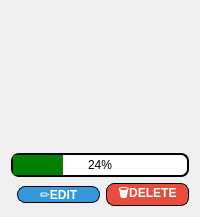
               <widget class="QWidget" name="page_35">
                <layout class="QGridLayout" name="gridLayout_20">
                 <item row="0" column="0">
                  <layout class="QGridLayout" name="gridLayout_12">
                   <item row="9" column="0" colspan="3">
                    <widget class="QProgressBar" name="progressBar_5">
                     <property name="styleSheet">
                      <string notr="true">QProgressBar {
    border: 2px solid #000000;
    border-radius: 8px;
    text-align: center;
    height: 20px;
color:black;
}
QProgressBar::chunk {
    background-color: green;
    width: 10px;
}</string>
                     </property>
                     <property name="value">
                      <number>24</number>
                     </property>
                    </widget>
                   </item>
                   <item row="2" column="0" colspan="3">
                    <widget class="QLabel" name="incomeLabel5">
                     <property name="text">
                      <string>&lt;html&gt;&lt;head/&gt;&lt;body&gt;&lt;p&gt;&lt;br/&gt;&lt;/p&gt;&lt;/body&gt;&lt;/html&gt;</string>
                     </property>
                    </widget>
                   </item>
                   <item row="3" column="0" colspan="3">
                    <widget class="QLabel" name="downpaymentLabel5">
                     <property name="text">
                      <string>&lt;html&gt;&lt;head/&gt;&lt;body&gt;&lt;p&gt;&lt;br/&gt;&lt;/p&gt;&lt;/body&gt;&lt;/html&gt;</string>
                     </property>
                    </widget>
                   </item>
                   <item row="4" column="0" colspan="3">
                    <widget class="QLabel" name="remainingLabel5">
                     <property name="text">
                      <string>&lt;html&gt;&lt;head/&gt;&lt;body&gt;&lt;p&gt;&lt;br/&gt;&lt;/p&gt;&lt;/body&gt;&lt;/html&gt;</string>
                     </property>
                    </widget>
                   </item>
                   <item row="1" column="0" colspan="3">
                    <widget class="QLabel" name="goalNameLabel5">
                     <property name="styleSheet">
                      <string notr="true">font: 700 14pt &quot;Segoe UI&quot;;
color:rgb(0,0,0);</string>
                     </property>
                     <property name="text">
                      <string/>
                     </property>
                    </widget>
                   </item>
                   <item row="5" column="0" rowspan="2" colspan="3">
                    <widget class="QLabel" name="monthLabel5">
                     <property name="text">
                      <string/>
                     </property>
                    </widget>
                   </item>
                   <item row="10" column="1">
                    <widget class="QPushButton" name="edit5">
                     <property name="sizePolicy">
                      <sizepolicy hsizetype="MinimumExpanding" vsizetype="Fixed">
                       <horstretch>0</horstretch>
                       <verstretch>0</verstretch>
                      </sizepolicy>
                     </property>
                     <property name="styleSheet">
                      <string notr="true">border: 0.5px solid black;
 background-color:  #3498db;
 color:white;     
border-radius: 8px;
 font-weight: bold;</string>
                     </property>
                     <property name="text">
                      <string>✏️EDIT</string>
                     </property>
                    </widget>
                   </item>
                   <item row="10" column="2">
                    <widget class="QPushButton" name="delete_5">
                     <property name="sizePolicy">
                      <sizepolicy hsizetype="MinimumExpanding" vsizetype="Fixed">
                       <horstretch>0</horstretch>
                       <verstretch>0</verstretch>
                      </sizepolicy>
                     </property>
                     <property name="styleSheet">
                      <string notr="true">border: 0.5px solid black;

 background-color: #e74c3c;   
        color:white;
     
        border-radius: 8px;
        
        font-weight: bold;</string>
                     </property>
                     <property name="text">
                      <string>🗑️DELETE</string>
                     </property>
                    </widget>
                   </item>
                  </layout>
                 </item>
                </layout>
               </widget>
